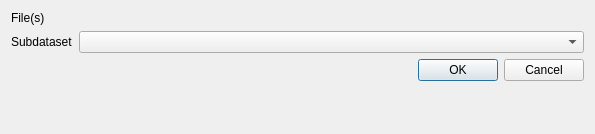
<?xml version="1.0" encoding="UTF-8"?>
<ui version="4.0">
 <class>Dialog</class>
 <widget class="QDialog" name="Dialog">
  <property name="geometry">
   <rect>
    <x>0</x>
    <y>0</y>
    <width>595</width>
    <height>134</height>
   </rect>
  </property>
  <property name="windowTitle">
   <string>Add subdatasets</string>
  </property>
  <layout class="QFormLayout" name="formLayout">
   <item row="0" column="0">
    <widget class="QLabel" name="label">
     <property name="text">
      <string>File(s)</string>
     </property>
    </widget>
   </item>
   <item row="0" column="1">
    <widget class="QgsFileWidget" name="mQgsFileWidget">
     <property name="dialogTitle">
      <string>Sentinel File(s)</string>
     </property>
     <property name="filter">
      <string>*MTD_MSIL*.xml</string>
     </property>
     <property name="storageMode">
      <enum>QgsFileWidget::GetMultipleFiles</enum>
     </property>
    </widget>
   </item>
   <item row="1" column="0">
    <widget class="QLabel" name="label_2">
     <property name="text">
      <string>Subdataset</string>
     </property>
    </widget>
   </item>
   <item row="1" column="1">
    <widget class="QComboBox" name="cbSubDataSet"/>
   </item>
   <item row="2" column="0" colspan="2">
    <widget class="QDialogButtonBox" name="buttonBox">
     <property name="orientation">
      <enum>Qt::Horizontal</enum>
     </property>
     <property name="standardButtons">
      <set>QDialogButtonBox::Cancel|QDialogButtonBox::Ok</set>
     </property>
    </widget>
   </item>
  </layout>
 </widget>
 <customwidgets>
  <customwidget>
   <class>QgsFileWidget</class>
   <extends>QWidget</extends>
   <header>qgsfilewidget.h</header>
  </customwidget>
 </customwidgets>
 <resources/>
 <connections>
  <connection>
   <sender>buttonBox</sender>
   <signal>accepted()</signal>
   <receiver>Dialog</receiver>
   <slot>accept()</slot>
   <hints>
    <hint type="sourcelabel">
     <x>229</x>
     <y>85</y>
    </hint>
    <hint type="destinationlabel">
     <x>157</x>
     <y>135</y>
    </hint>
   </hints>
  </connection>
  <connection>
   <sender>buttonBox</sender>
   <signal>rejected()</signal>
   <receiver>Dialog</receiver>
   <slot>reject()</slot>
   <hints>
    <hint type="sourcelabel">
     <x>297</x>
     <y>91</y>
    </hint>
    <hint type="destinationlabel">
     <x>286</x>
     <y>135</y>
    </hint>
   </hints>
  </connection>
 </connections>
</ui>
